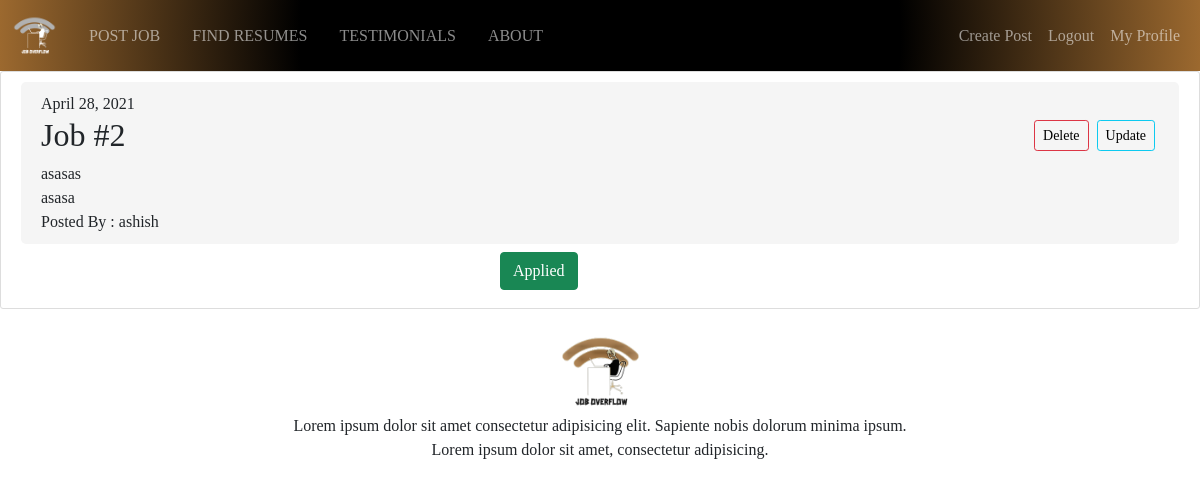
Page /jobs/3/ (signed in) on the committed database.
### jobs/models.py (models this page shows, shortened)
class JobPost(models.Model):
    title = models.CharField(max_length=200)
    description = models.TextField()
    recruiter = models.ForeignKey(User, on_delete=models.CASCADE)
    company = models.CharField(max_length=200, default="")
    location = models.CharField(max_length=255)
    link = models.URLField(null=True, blank=True)
    date_posted = models.DateTimeField(default=timezone.now)
    skills_req = models.CharField(
        max_length=200, default="No skills required.", null=True)

### jobs/views.py (the view)
# urls.py: path('jobs/<int:pk>/', JobDetailView.as_view(), name='jobs-detail'),
class JobDetailView(DetailView):
    model = JobPost
    def get_context_data(self, **kwargs):
        context = super(JobDetailView, self).get_context_data(**kwargs)
        logged_user = self.request.user
        jobpost = self.get_object()
        if AppliedJobs.objects.filter(job=jobpost, user=logged_user).first() != None:
            context['has_applied'] = 1
        return context

### jobs/templates/jobs/jobpost_detail.html
{% extends 'jobs/base.html' %} {% block content %}
<article class="content-section">
	<div class="job-update">
		<div>
			<p>{{ object.date_posted | date:"F d, Y" }}</p>
			{% if user == object.recruiter %}
			<a
				class="btn btn-sm btn-outline-info my-1 mx-1"
				href="{% url 'jobs-update' object.id %}"
				>Update</a
			>
			<a
				class="btn btn-sm btn-outline-danger my-1 mx-1"
				href="{% url 'jobs-delete' object.id %}"
				>Delete</a
			>
			{% endif %}
		</div>
		<h2 class="article-title">{{ object.title }}</h2>
		<p class="article-content">{{ object.description }}</p>
		<p class="font-weight-bold">{{ object.location }}</p>
		<p class="font-weight-light">Posted By : {{ object.recruiter }}</p>
	</div>
	{% if not has_applied %}
	<div class="mx-auto" style="width: 200px">
		<a href="{% url 'apply' object.pk %}"
			><button class="btn btn-outline-primary my-2" type="submit">
				Apply Now
			</button></a
		>
	</div>
	{% else %}
	<div class="mx-auto" style="width: 200px">
	<button class="btn btn-success my-2"  data-toggle="tooltip" title="You've already applied to this job"> Applied </button>
	</div>
	{% endif %}
</article>
{% endblock content %}

### jobs/static/jobs/main.css (style rules this page uses)
* { margin: 0; padding: 0; font-family: "Bree Serif", serif; }
.job-update { background: whitesmoke; padding: 10px 20px; border-radius: 5px; }
.job-update p { margin-bottom: 0 !important; }
.job-update a { text-decoration: none; color: black; float: right; }
.content-section { background: #ffffff; padding: 10px 20px; border: 1px solid #dddddd; border-radius: 3px; margin-bottom: 20px; }

### rows in the picture
JobPost: date_posted "April 28, 2021", title "Job #2", description "asasas", location "asasa", recruiter "ashish"
